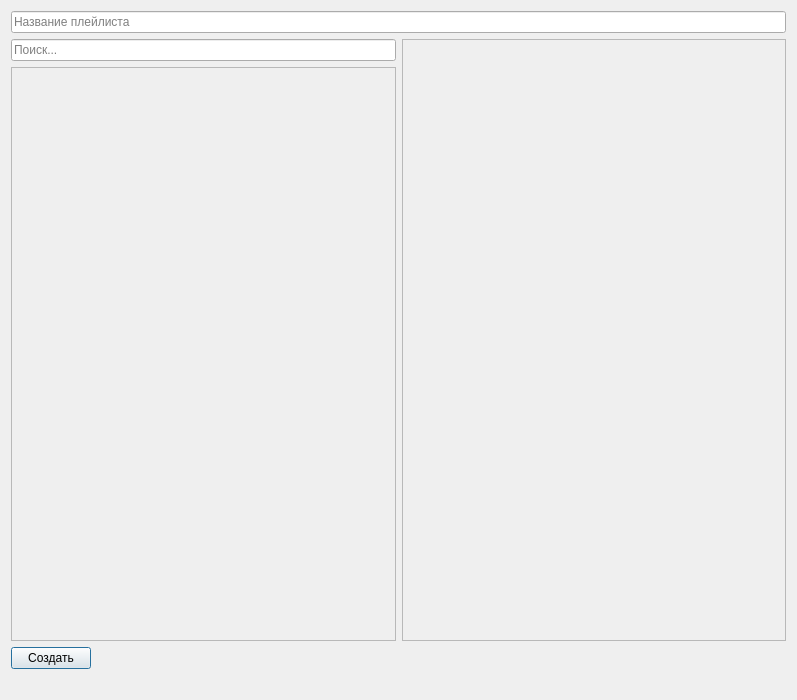
<?xml version="1.0" encoding="UTF-8"?>
<ui version="4.0">
 <class>Dialog</class>
 <widget class="QDialog" name="Dialog">
  <property name="geometry">
   <rect>
    <x>0</x>
    <y>0</y>
    <width>797</width>
    <height>700</height>
   </rect>
  </property>
  <property name="windowTitle">
   <string>Создание плейлиста</string>
  </property>
  <property name="windowIcon">
   <iconset>
    <normaloff>images/iconfinder.png</normaloff>images/iconfinder.png</iconset>
  </property>
  <layout class="QVBoxLayout" name="verticalLayout_2">
   <item>
    <layout class="QVBoxLayout" name="verticalLayout">
     <item>
      <widget class="QLineEdit" name="lineEdit_name">
       <property name="placeholderText">
        <string>Название плейлиста</string>
       </property>
      </widget>
     </item>
     <item>
      <layout class="QHBoxLayout" name="horizontalLayout">
       <item>
        <layout class="QVBoxLayout" name="verticalLayout_3">
         <item>
          <widget class="QLineEdit" name="lineEdit_search">
           <property name="placeholderText">
            <string>Поиск...</string>
           </property>
          </widget>
         </item>
         <item>
          <widget class="QScrollArea" name="scrollArea">
           <property name="widgetResizable">
            <bool>true</bool>
           </property>
           <widget class="QWidget" name="scrollAreaWidgetContents">
            <property name="geometry">
             <rect>
              <x>0</x>
              <y>0</y>
              <width>381</width>
              <height>571</height>
             </rect>
            </property>
            <layout class="QVBoxLayout" name="verticalLayout_7">
             <item>
              <layout class="QGridLayout" name="gridLayout_search"/>
             </item>
            </layout>
           </widget>
          </widget>
         </item>
        </layout>
       </item>
       <item>
        <widget class="QScrollArea" name="scrollArea_2">
         <property name="widgetResizable">
          <bool>true</bool>
         </property>
         <widget class="QWidget" name="scrollAreaWidgetContents_2">
          <property name="geometry">
           <rect>
            <x>0</x>
            <y>0</y>
            <width>382</width>
            <height>599</height>
           </rect>
          </property>
          <layout class="QVBoxLayout" name="verticalLayout_6">
           <item>
            <layout class="QGridLayout" name="gridLayout_added_songs"/>
           </item>
          </layout>
         </widget>
        </widget>
       </item>
      </layout>
     </item>
     <item>
      <layout class="QHBoxLayout" name="horizontalLayout_2">
       <property name="topMargin">
        <number>0</number>
       </property>
       <item>
        <widget class="QPushButton" name="pushButton_create">
         <property name="text">
          <string>Создать</string>
         </property>
         <property name="icon">
          <iconset>
           <normaloff>images/create_edit.png</normaloff>images/create_edit.png</iconset>
         </property>
        </widget>
       </item>
       <item>
        <spacer name="horizontalSpacer">
         <property name="orientation">
          <enum>Qt::Horizontal</enum>
         </property>
         <property name="sizeHint" stdset="0">
          <size>
           <width>40</width>
           <height>20</height>
          </size>
         </property>
        </spacer>
       </item>
      </layout>
     </item>
    </layout>
   </item>
   <item>
    <widget class="QLabel" name="label_error">
     <property name="text">
      <string/>
     </property>
    </widget>
   </item>
  </layout>
 </widget>
 <resources/>
 <connections/>
</ui>
